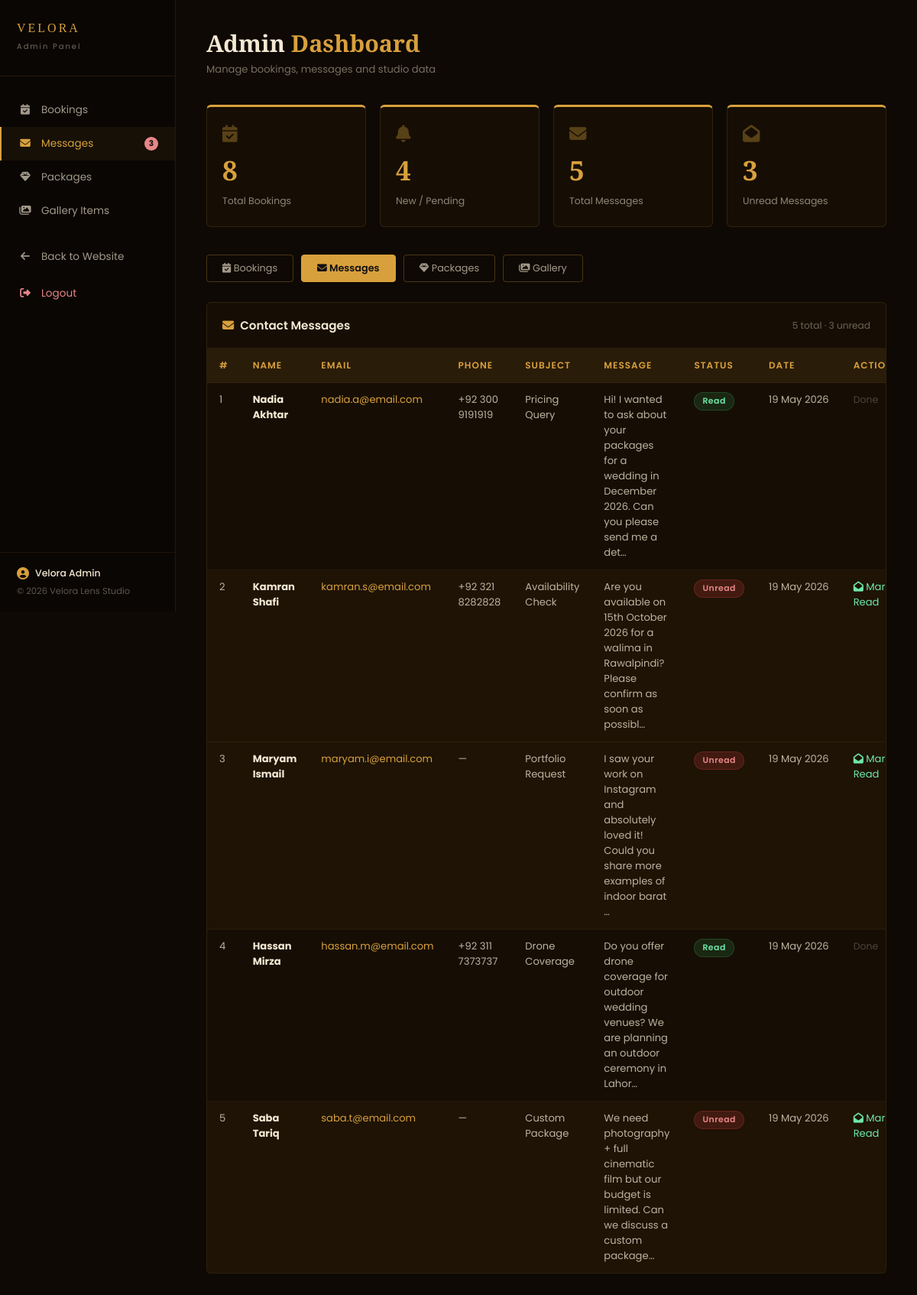
The page /admin/index.php?tab=messages (signed in) on the database its author committed.
### tables this page shows
CREATE TABLE IF NOT EXISTS contact_messages (
    id         INT UNSIGNED AUTO_INCREMENT PRIMARY KEY,
    name       VARCHAR(100)  NOT NULL          COMMENT 'Sender name',
    email      VARCHAR(150)  NOT NULL          COMMENT 'Sender email',
    phone      VARCHAR(25)   DEFAULT NULL      COMMENT 'Sender phone (optional)',
    subject    VARCHAR(200)  DEFAULT NULL      COMMENT 'Message subject',
    message    TEXT          NOT NULL          COMMENT 'Message body',
    is_read    TINYINT(1)    DEFAULT 0         COMMENT '0 = unread, 1 = read',
    created_at TIMESTAMP     DEFAULT CURRENT_TIMESTAMP,

    INDEX idx_email   (email),
    INDEX idx_is_read (is_read)
);

### admin/index.php (the view, shortened to what this page needs)
<!DOCTYPE html>
<html lang="en">
<head>
    <link rel="stylesheet" href="https://cdnjs.cloudflare.com/ajax/libs/font-awesome/6.5.0/css/all.min.css">
</head>
<body>
<?php
$conn  = db_connect();
$db_ok = !$conn->connect_error;
$count_bookings  = $db_ok ? $conn->query("SELECT COUNT(*) c FROM bookings")->fetch_assoc()['c']  : 0;
$count_new       = $db_ok ? $conn->query("SELECT COUNT(*) c FROM bookings WHERE status='New'")->fetch_assoc()['c'] : 0;
$count_messages  = $db_ok ? $conn->query("SELECT COUNT(*) c FROM contact_messages")->fetch_assoc()['c'] : 0;
$count_unread    = $db_ok ? $conn->query("SELECT COUNT(*) c FROM contact_messages WHERE is_read=0")->fetch_assoc()['c'] : 0;
$tab = $_GET['tab'] ?? 'bookings';
?>
<div class="sidebar">
    <div class="sidebar-logo">
        <span>VELORA</span>
        <small>Admin Panel</small>
    </div>
    <nav class="sidebar-nav">
        <a href="?tab=bookings" class="nav-item <?= $tab==='bookings'?'active':'' ?>">
            <i class="fa-solid fa-calendar-check"></i> Bookings
        </a>
        <a href="?tab=messages" class="nav-item <?= $tab==='messages'?'active':'' ?>">
            <i class="fa-solid fa-envelope"></i> Messages
            <?php if($count_unread>0): ?>
                <span style="background:#e78686;color:#111;font-size:0.65rem;font-weight:700;padding:1px 6px;border-radius:10px;margin-left:auto;"><?= $count_unread ?></span>
            <?php endif; ?>
        </a>
        <a href="?tab=packages" class="nav-item <?= $tab==='packages'?'active':'' ?>">
            <i class="fa-solid fa-gem"></i> Packages
        </a>
        <a href="?tab=gallery" class="nav-item <?= $tab==='gallery'?'active':'' ?>">
            <i class="fa-solid fa-images"></i> Gallery Items
        </a>
        <a href="../index.html" class="nav-item" style="margin-top:16px;">
            <i class="fa-solid fa-arrow-left"></i> Back to Website
        </a>
        <a href="logout.php" class="nav-item" style="margin-top:4px;color:#e78686;">
            <i class="fa-solid fa-right-from-bracket"></i> Logout
        </a>
    </nav>
    <div class="sidebar-footer">
        <div style="display:flex;align-items:center;gap:8px;margin-bottom:6px;">
            <i class="fa-solid fa-user-circle" style="color:var(--gold);font-size:1rem;"></i>
            <span style="color:var(--cream);font-size:0.78rem;font-weight:500;"><?= htmlspecialchars($_SESSION['admin_name'] ?? 'Admin') ?></span>
        </div>
        © 2026 Velora Lens Studio
    </div>
</div>
<div class="main">
    <div class="page-header">
        <h1>Admin <span style="color:var(--gold);">Dashboard</span></h1>
        <p>Manage bookings, messages and studio data</p>
    </div>
    <div class="stats-row">
        <div class="stat-card">
            <i class="fa-solid fa-calendar-check sc-icon"></i>
            <span class="sc-num"><?= $count_bookings ?></span>
            <span class="sc-lbl">Total Bookings</span>
        </div>
        <div class="stat-card">
            <i class="fa-solid fa-bell sc-icon"></i>
            <span class="sc-num"><?= $count_new ?></span>
            <span class="sc-lbl">New / Pending</span>
        </div>
        <div class="stat-card">
            <i class="fa-solid fa-envelope sc-icon"></i>
            <span class="sc-num"><?= $count_messages ?></span>
            <span class="sc-lbl">Total Messages</span>
        </div>
        <div class="stat-card">
            <i class="fa-solid fa-envelope-open sc-icon"></i>
            <span class="sc-num"><?= $count_unread ?></span>
            <span class="sc-lbl">Unread Messages</span>
        </div>
    </div>
    <div class="tab-bar">
        <a href="?tab=bookings" class="tab-btn <?= $tab==='bookings'?'active':'' ?>"><i class="fa-solid fa-calendar-check"></i> Bookings</a>
        <a href="?tab=messages" class="tab-btn <?= $tab==='messages'?'active':'' ?>"><i class="fa-solid fa-envelope"></i> Messages</a>
        <a href="?tab=packages" class="tab-btn <?= $tab==='packages'?'active':'' ?>"><i class="fa-solid fa-gem"></i> Packages</a>
        <a href="?tab=gallery"  class="tab-btn <?= $tab==='gallery'?'active':'' ?>"><i class="fa-solid fa-images"></i> Gallery</a>
    </div>
    <?php if($tab === 'bookings'): ?>
    <div class="table-box">
        <div class="section-bar">
            <h3><i class="fa-solid fa-calendar-check" style="color:var(--gold);margin-right:8px;"></i>All Bookings</h3>
            <span><?= $count_bookings ?> total records</span>
        </div>
        <?php if($db_ok): ?>
        <?php $rows = $conn->query("SELECT * FROM bookings ORDER BY created_at DESC"); ?>
        <?php if($rows && $rows->num_rows > 0): ?>
        <div style="overflow-x:auto;">
        <table>
            <thead>
                <tr>
                    <th>#</th>
                    <th>Client Name</th>
                    <th>Email</th>
                    <th>Phone</th>
                    <th>Event</th>
                    <th>Event Date</th>
                    <th>Location</th>
                    <th>Package</th>
                    <th>Message</th>
                    <th>Status</th>
                    <th>Submitted</th>
                    <th>Actions</th>
                </tr>
            </thead>
            <tbody>
            <?php while($r = $rows->fetch_assoc()): ?>
            <tr>
                <td><?= $r['id'] ?></td>
                <td><strong style="color:var(--cream);"><?= htmlspecialchars($r['name']) ?></strong></td>
                <td><a href="mailto:<?= htmlspecialchars($r['email']) ?>" style="color:var(--gold);"><?= htmlspecialchars($r['email']) ?></a></td>
                <td><?= htmlspecialchars($r['phone']) ?></td>
                <td><?= htmlspecialchars($r['event_type']) ?></td>
                <td><?= date('d M Y', strtotime($r['event_date'])) ?></td>
                <td><?= htmlspecialchars($r['location']) ?></td>
                <td><?= htmlspecialchars($r['package'] ?? '—') ?></td>
                <td style="max-width:180px;white-space:normal;"><?= htmlspecialchars(substr($r['message'] ?? '—', 0, 80)) ?><?= strlen($r['message'] ?? '') > 80 ? '…' : '' ?></td>
                <td>
                    <?php
                    $cls = ['New'=>'badge-new','Confirmed'=>'badge-confirmed','Cancelled'=>'badge-cancelled','Completed'=>'badge-completed'];
                    echo '<span class="badge '.($cls[$r['status']]??'badge-new').'">'.$r['status'].'</span>';
                    ?>
                </td>
                <td style="white-space:nowrap;"><?= date('d M Y', strtotime($r['created_at'])) ?></td>
                <td style="white-space:nowrap;">
                    <a href="?tab=bookings&bid=<?= $r['id'] ?>&set_status=Confirmed" title="Confirm"   style="color:#6ee7a8;margin-right:8px;"><i class="fa-solid fa-check"></i></a>
                    <a href="?tab=bookings&bid=<?= $r['id'] ?>&set_status=Completed" title="Complete"  style="color:var(--gold);margin-right:8px;"><i class="fa-solid fa-star"></i></a>
                    <a href="?tab=bookings&bid=<?= $r['id'] ?>&set_status=Cancelled" title="Cancel"    style="color:#e78686;"><i class="fa-solid fa-xmark"></i></a>
                </td>
            </tr>
            <?php endwhile; ?>
            </tbody>
        </table>
        </div>
        <?php else: ?>
        <div class="empty-state"><i class="fa-solid fa-calendar-xmark"></i><p>No bookings yet.</p></div>
        <?php endif; ?>
        <?php else: ?>
        <div class="empty-state"><i class="fa-solid fa-database"></i><p>Database not connected.</p></div>
        <?php endif; ?>
    </div>
    <!-- =============================================
         TAB: CONTACT MESSAGES
         ============================================= -->
    <?php elseif($tab === 'messages'): ?>
    <div class="table-box">
        <div class="section-bar">
            <h3><i class="fa-solid fa-envelope" style="color:var(--gold);margin-right:8px;"></i>Contact Messages</h3>
            <span><?= $count_messages ?> total · <?= $count_unread ?> unread</span>
        </div>
        <?php if($db_ok): ?>
        <?php $rows = $conn->query("SELECT * FROM contact_messages ORDER BY created_at DESC"); ?>
        <?php if($rows && $rows->num_rows > 0): ?>
        <div style="overflow-x:auto;">
        <table>
            <thead>
                <tr>
                    <th>#</th>
                    <th>Name</th>
                    <th>Email</th>
                    <th>Phone</th>
                    <th>Subject</th>
                    <th>Message</th>
                    <th>Status</th>
                    <th>Date</th>
                    <th>Action</th>
                </tr>
            </thead>
            <tbody>
            <?php while($r = $rows->fetch_assoc()): ?>
            <tr style="<?= !$r['is_read'] ? 'background:rgba(216,160,61,0.04)' : '' ?>">
                <td><?= $r['id'] ?></td>
                <td><strong style="color:var(--cream);"><?= htmlspecialchars($r['name']) ?></strong></td>
                <td><a href="mailto:<?= htmlspecialchars($r['email']) ?>" style="color:var(--gold);"><?= htmlspecialchars($r['email']) ?></a></td>
                <td><?= htmlspecialchars($r['phone'] ?? '—') ?></td>
                <td><?= htmlspecialchars($r['subject'] ?? '—') ?></td>
                <td style="max-width:220px;white-space:normal;"><?= htmlspecialchars(substr($r['message'], 0, 100)) ?><?= strlen($r['message'])>100?'…':'' ?></td>
                <td>
                    <?php if(!$r['is_read']): ?>
                        <span class="badge badge-unread">Unread</span>
                    <?php else: ?>
                        <span class="badge badge-read">Read</span>
                    <?php endif; ?>
                </td>
                <td style="white-space:nowrap;"><?= date('d M Y', strtotime($r['created_at'])) ?></td>
                <td>
                    <?php if(!$r['is_read']): ?>
                        <a href="?tab=messages&read_msg=<?= $r['id'] ?>" title="Mark as Read" style="color:#6ee7a8;">
                            <i class="fa-solid fa-envelope-open"></i> Mark Read
                        </a>
                    <?php else: ?>
                        <span style="color:rgba(245,232,211,0.25);font-size:0.78rem;">Done</span>
                    <?php endif; ?>
                </td>
            </tr>
            <?php endwhile; ?>
            </tbody>
        </table>
        </div>
        <?php else: ?>
        <div class="empty-state"><i class="fa-solid fa-envelope-open"></i><p>No messages yet.</p></div>
        <?php endif; ?>
        <?php else: ?>
        <div class="empty-state"><i class="fa-solid fa-database"></i><p>Database not connected.</p></div>
        <?php endif; ?>
    </div>
    <?php endif; ?>
</div>
</body>
</html>

### admin/index.php (style rules this page uses)
:root { --gold:#D8A03D; --black:#0D0804; --dark:#160e04; --cream:#F5E8D3; --brown:#523A28; }
* { margin:0; padding:0; box-sizing:border-box; }
body { font-family:'Poppins',sans-serif; background:#0e0904; color:var(--cream); min-height:100vh; }
a { text-decoration:none; color:inherit; }
.sidebar { position:fixed; top:0; left:0; width:230px; height:100vh; background:#0a0604; border-right:1px solid rgba(216,160,61,0.12); display:flex; flex-direction:column; z-index:100; }
.sidebar-logo { padding:28px 22px; border-bottom:1px solid rgba(216,160,61,0.12); }
.sidebar-logo span { font-family:'Playfair Display',serif; font-size:1rem; color:var(--gold); display:block; letter-spacing:3px; }
.sidebar-logo small { font-size:0.62rem; color:rgba(245,232,211,0.45); letter-spacing:2px; }
.sidebar-nav { flex:1; padding:22px 0; }
.nav-item { display:flex; align-items:center; gap:12px; padding:12px 22px; font-size:0.85rem; color:rgba(245,232,211,0.65); cursor:pointer; transition:all 0.2s; border-left:2px solid transparent; }
.nav-item:hover, .nav-item.active { color:var(--gold); border-left-color:var(--gold); background:rgba(216,160,61,0.06); }
.nav-item i { width:18px; text-align:center; }
.sidebar-footer { padding:18px 22px; border-top:1px solid rgba(216,160,61,0.1); font-size:0.72rem; color:rgba(245,232,211,0.35); }
.main { margin-left:230px; padding:36px 40px; }
.page-header { margin-bottom:36px; }
.page-header h1 { font-family:'Playfair Display',serif; font-size:1.9rem; color:var(--cream); margin-bottom:4px; }
.page-header p { font-size:0.82rem; color:rgba(245,232,211,0.45); }
.stats-row { display:grid; grid-template-columns:repeat(4,1fr); gap:18px; margin-bottom:36px; }
.stat-card { background:var(--dark); border:1px solid rgba(216,160,61,0.14); border-top:3px solid var(--gold); border-radius:6px; padding:24px 20px; display:flex; flex-direction:column; gap:8px; }
.stat-card .sc-num { font-family:'Playfair Display',serif; font-size:2.2rem; font-weight:700; color:var(--gold); }
.stat-card .sc-lbl { font-size:0.78rem; color:rgba(245,232,211,0.55); }
.stat-card .sc-icon { font-size:1.4rem; color:rgba(216,160,61,0.35); margin-bottom:4px; }
.tab-bar { display:flex; gap:10px; margin-bottom:26px; flex-wrap:wrap; }
.tab-btn { padding:8px 20px; border:1px solid rgba(216,160,61,0.3); border-radius:4px; background:transparent; color:rgba(245,232,211,0.65); font-family:'Poppins',sans-serif; font-size:0.8rem; cursor:pointer; transition:all 0.2s; }
.tab-btn.active { background:var(--gold); border-color:var(--gold); color:#111; font-weight:600; }
.table-box { background:var(--dark); border:1px solid rgba(216,160,61,0.12); border-radius:6px; overflow:hidden; }
.table-box table { width:100%; border-collapse:collapse; font-size:0.82rem; }
.table-box thead { background:rgba(216,160,61,0.1); }
.table-box th { padding:13px 16px; text-align:left; font-weight:600; color:var(--gold); font-size:0.75rem; letter-spacing:1px; text-transform:uppercase; }
.table-box td { padding:12px 16px; border-top:1px solid rgba(216,160,61,0.07); color:rgba(245,232,211,0.75); vertical-align:top; }
.badge { display:inline-block; padding:3px 10px; border-radius:20px; font-size:0.68rem; font-weight:600; letter-spacing:0.5px; }
.badge-unread { background:rgba(216,61,61,0.2); color:#e78686; border:1px solid rgba(216,61,61,0.25); }
.badge-read { background:rgba(61,216,120,0.12);color:#6ee7a8; border:1px solid rgba(61,216,120,0.2); }
.section-bar { display:flex; align-items:center; justify-content:space-between; padding:18px 20px; border-bottom:1px solid rgba(216,160,61,0.1); }
.section-bar h3 { font-size:0.95rem; color:var(--cream); font-weight:600; }
.section-bar span { font-size:0.76rem; color:rgba(245,232,211,0.4); }

### rows shown on the page
contact_messages: id "1", name "Nadia Akhtar", email "nadia.a@email.com", phone "+92 300 9191919", subject "Pricing Query", message "Hi! I wanted to ask about your packages for a wedding in December 2026. Can you please send me a det", is_read "Read", created_at "19 May 2026"
contact_messages: id "2", name "Kamran Shafi", email "kamran.s@email.com", phone "+92 321 8282828", subject "Availability Check", message "Are you available on 15th October 2026 for a walima in Rawalpindi? Please confirm as soon as possibl", is_read "Unread", created_at "19 May 2026"
contact_messages: id "3", name "Maryam Ismail", email "maryam.i@email.com", phone "—", subject "Portfolio Request", message "I saw your work on Instagram and absolutely loved it! Could you share more examples of indoor barat", is_read "Unread", created_at "19 May 2026"
contact_messages: id "4", name "Hassan Mirza", email "hassan.m@email.com", phone "+92 311 7373737", subject "Drone Coverage", message "Do you offer drone coverage for outdoor wedding venues? We are planning an outdoor ceremony in Lahor", is_read "Read", created_at "19 May 2026"
contact_messages: id "5", name "Saba Tariq", email "saba.t@email.com", phone "—", subject "Custom Package", message "We need photography + full cinematic film but our budget is limited. Can we discuss a custom package", is_read "Unread", created_at "19 May 2026"

### other values the page prints
$count_unread "3"
$_SESSION['admin_name'] "Velora Admin"
$count_bookings "8"
$count_new "4"
$count_messages "5"
